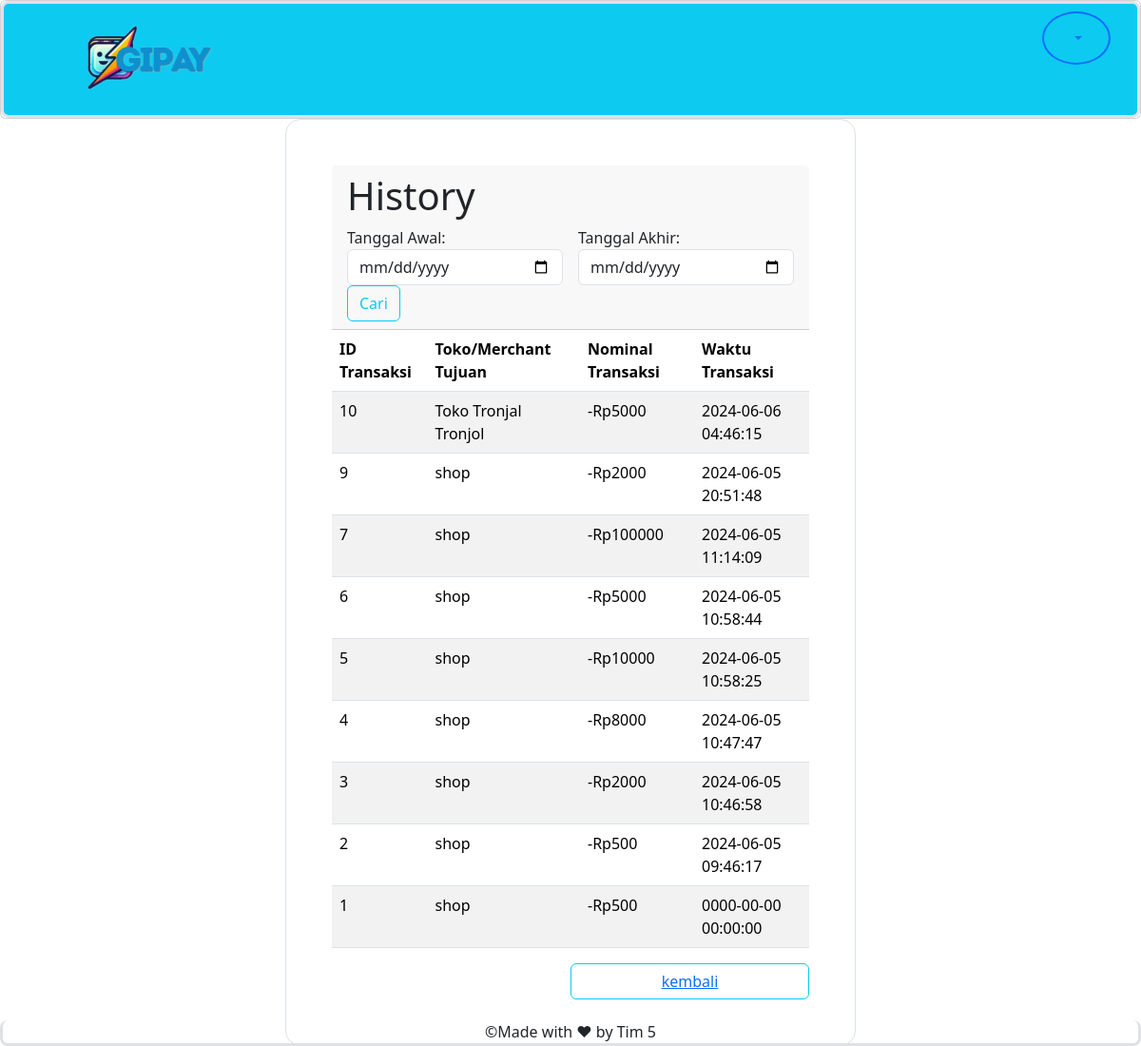
Page /histori.php (signed in) on the committed database.
### tables this page shows
CREATE TABLE `transaksi_bayar` (
  `id` int(11) NOT NULL,
  `id_user` int(11) NOT NULL,
  `id_toko` int(11) NOT NULL,
  `nominal` bigint(20) NOT NULL,
  `waktu` datetime NOT NULL DEFAULT current_timestamp()
);

CREATE TABLE `toko` (
  `id` int(100) NOT NULL,
  `uname` varchar(100) NOT NULL,
  `password` varchar(100) NOT NULL,
  `nama_lengkap` varchar(100) NOT NULL,
  `nama_toko` varchar(100) NOT NULL,
  `alamat_toko` varchar(200) NOT NULL,
  `nomor_hp` varchar(20) NOT NULL,
  `email` varchar(100) NOT NULL,
  `saldo` bigint(20) NOT NULL,
  `waktu` datetime NOT NULL DEFAULT current_timestamp()
);

### histori.php (the view, shortened to what this page needs)
<?php
    include 'include/header.php';
    include 'config.php';
    $nama = $_SESSION['username'];
    $sql = "SELECT transaksi_bayar.id, nama_toko, nominal, transaksi_bayar.waktu FROM `transaksi_bayar`
    JOIN user ON transaksi_bayar.id_user = user.id
    JOIN toko ON transaksi_bayar.id_toko = toko.id
    WHERE user.uname = '$nama' ORDER BY transaksi_bayar.waktu DESC;"
?>
<div class="card w-50 p-5 w-5 mx-auto border rounded-4 justify-content-center">
    <div class="card-header">
    <h1>History</h1>
    <form action="" method="POST" class=" form form-inline">
        <div class="row g-3">
  <div class="col">
     <label for="">Tanggal Awal:</label>
    <input type="date" name="tgl_mulai" class="form-control">
  </div>
  <div class="col">
     <label for="">Tanggal Akhir:</label>
     <input type="date" name="tgl_mulai" class="form-control">
  </div>
</div>
        <button type="submit" name="filter_tgl" class="btn btn-outline-info">Cari</button>
    </form>
    </div>
    <table class="table table-striped">
    <thead>
        <tr>
            <th>ID Transaksi</th>
            <th>Toko/Merchant Tujuan</th>
            <th>Nominal Transaksi</th>
            <th>Waktu Transaksi</th>
        </tr>
    </thead>
    <tbody>
        <?php
        $result = mysqli_query($koneksi, $sql);
        while($histori = mysqli_fetch_array($result)){
            echo "<tr>";
            echo "<td>".$histori['id']."</td>";
            echo "<td>".$histori['nama_toko']."</td>";
            echo "<td>"."-Rp".$histori['nominal']."</td>";
            echo "<td>".$histori['waktu']."</td>";
            echo "</tr>";
        }
        ?>
    </tbody>
    </table>
        <button type="button" class="btn btn-outline-info w-50 ms-auto"><a href='menu_pengguna.php'>kembali</a></button>
    </div>
<?php include 'include/footer.php';

### rows in the picture
transaksi_bayar: id "10", id_toko.nama_toko "Toko Tronjal Tronjol", nominal "5000", waktu "2024-06-06 04:46:15"
transaksi_bayar: id "9", id_toko.nama_toko "shop", nominal "2000", waktu "2024-06-05 20:51:48"
transaksi_bayar: id "7", id_toko.nama_toko "shop", nominal "100000", waktu "2024-06-05 11:14:09"
transaksi_bayar: id "6", id_toko.nama_toko "shop", nominal "5000", waktu "2024-06-05 10:58:44"
transaksi_bayar: id "5", id_toko.nama_toko "shop", nominal "10000", waktu "2024-06-05 10:58:25"
transaksi_bayar: id "4", id_toko.nama_toko "shop", nominal "8000", waktu "2024-06-05 10:47:47"
transaksi_bayar: id "3", id_toko.nama_toko "shop", nominal "2000", waktu "2024-06-05 10:46:58"
transaksi_bayar: id "2", id_toko.nama_toko "shop", nominal "500", waktu "2024-06-05 09:46:17"
transaksi_bayar: id "1", id_toko.nama_toko "shop", nominal "500", waktu "0000-00-00 00:00:00"
